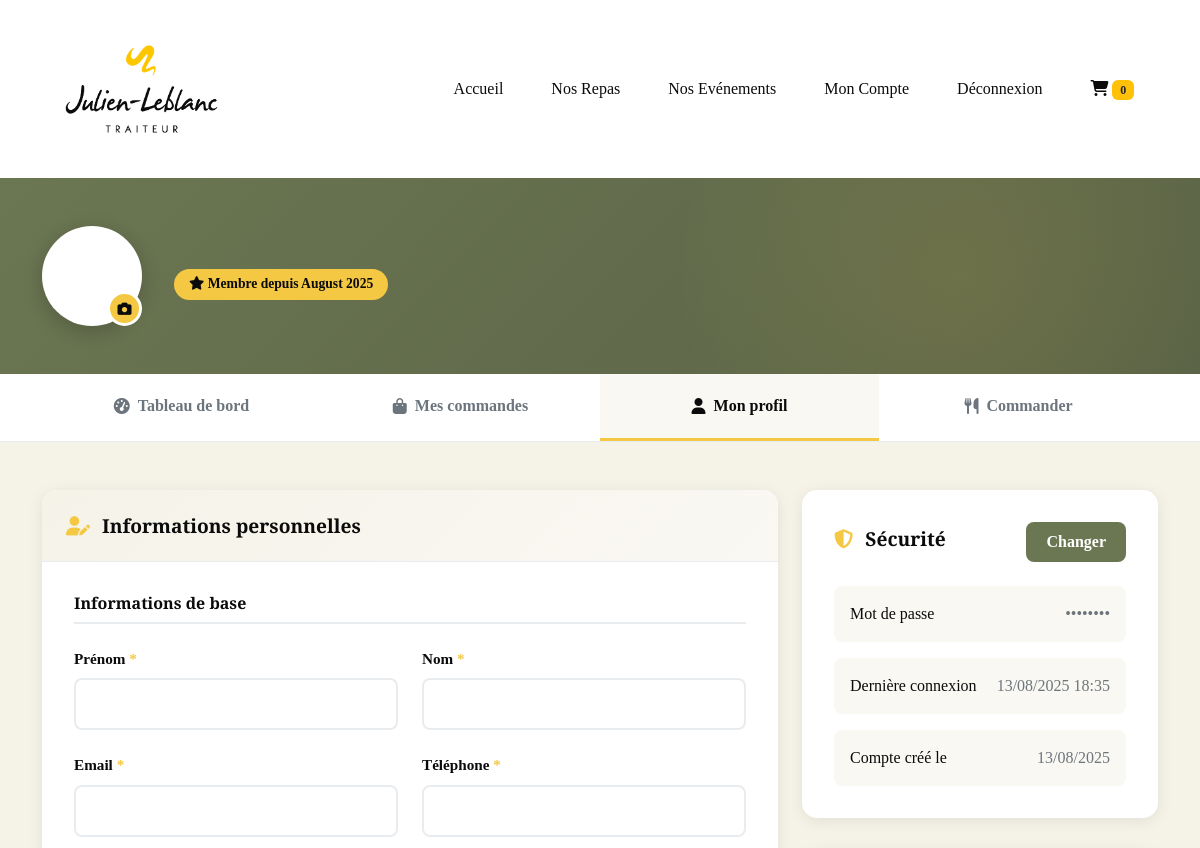
The page /account/profile/ (signed in, upper part) on the database as committed earlier.
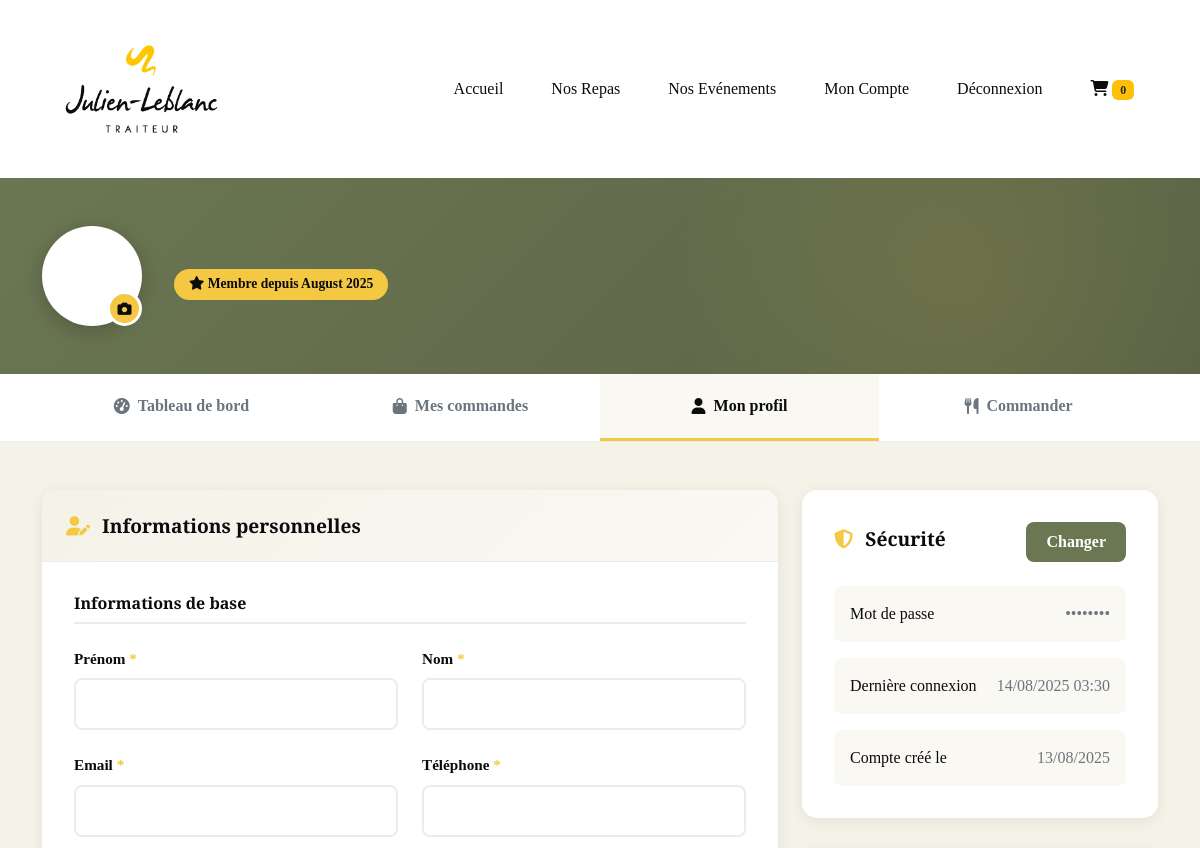
The same page on the database as committed later.
### JLTsite/models.py (models this page shows)
class User(AbstractUser):
    CUSTOMER = 'customer'
    STAFF = 'staff'
    ADMIN = 'admin'
    CHECKLIST_MANAGER = 'checklist_manager'  # NOUVEAU RÔLE
    DELIVERY_MANAGER = 'delivery_manager'  # NOUVEAU
    DELIVERY_DRIVER = 'delivery_driver'
    MAITRE_HOTEL = 'maitre_hotel'
    HEAD_CHEF = 'head_chef'
    DEPARTMENT_CHEF = 'department_chef'
    COOK = 'cook'
    ROLE_CHOICES = [
        (CUSTOMER, 'Client'),
        (STAFF, 'Personnel'),
        (ADMIN, 'Administrateur'),
        (CHECKLIST_MANAGER, 'Checklist'),
        (DELIVERY_MANAGER, 'Responsable Livraison'),  # NOUVEAU
        (DELIVERY_DRIVER, 'Livreur'),
        (MAITRE_HOTEL, 'Maître d\'hôtel'),
        (HEAD_CHEF, 'Chef de cuisine'),
        (DEPARTMENT_CHEF, 'Chef de département'),
        (COOK, 'Cuisinier')
    ]
    role = models.CharField(max_length=20, choices=ROLE_CHOICES, default=CUSTOMER)
    phone = models.CharField(max_length=20, blank=True)
    company = models.CharField(max_length=200, blank=True)
    address = models.TextField(blank=True)
    postal_code = models.CharField(max_length=10, blank=True)
    city = models.CharField(max_length=100, blank=True)
    newsletter = models.BooleanField(default=False)
    email_verified = models.BooleanField(default=False)
    created_at = models.DateTimeField(auto_now_add=True)
    driver_license = models.CharField(max_length=50, blank=True, verbose_name='Permis de conduire')
    vehicle_info = models.CharField(max_length=200, blank=True, verbose_name='Informations véhicule')
    is_available = models.BooleanField(default=True, verbose_name='Disponible')
    groups = models.ManyToManyField(
        'auth.Group',
        related_name='jltsite_users',  # Changed from user_set
        blank=True,
        help_text='The groups this user belongs to.',
        verbose_name='groups',
    )
    user_permissions = models.ManyToManyField(
        'auth.Permission',
        related_name='jltsite_users',  # Changed from user_set
        blank=True,
        help_text='Specific permissions for this user.',
        verbose_name='user permissions',
    )
    class Meta:
        verbose_name = 'Utilisateur'
        verbose_name_plural = 'Utilisateurs'

### JLTsite/views.py (the view)
# urls.py: path('account/profile/', views.customer_profile, name='customer_profile'),
@login_required
def customer_profile(request):
    if request.method == 'POST':
        form = ProfileForm(request.POST, instance=request.user)
        if form.is_valid():
            form.save()
            messages.success(request, 'Votre profil a été mis à jour.')
            return redirect('customer_profile')
    else:
        form = ProfileForm(instance=request.user)
    return render(request, 'JLTsite/customer_profile.html', {'form': form})

### JLTsite/forms.py
class ProfileForm(forms.ModelForm):
    class Meta:
        model = User
        fields = ['first_name', 'last_name', 'email', 'phone',
                 'company', 'address', 'postal_code', 'city', 'newsletter']
        widgets = {
            'first_name': forms.TextInput(attrs={'class': 'form-control'}),
            'last_name': forms.TextInput(attrs={'class': 'form-control'}),
            'email': forms.EmailInput(attrs={'class': 'form-control'}),
            'phone': forms.TextInput(attrs={'class': 'form-control'}),
            'company': forms.TextInput(attrs={'class': 'form-control'}),
            'address': forms.Textarea(attrs={'class': 'form-control', 'rows': 3}),
            'postal_code': forms.TextInput(attrs={'class': 'form-control'}),
            'city': forms.TextInput(attrs={'class': 'form-control'}),
            'newsletter': forms.CheckboxInput(attrs={'class': 'form-check-input'}),
        }

### JLTsite/templates/JLTsite/customer_profile.html (shortened to what the changed rows need)
{% extends 'JLTsite/base.html' %}
{% load static %}
{% block content %}
<section class="profile-header">
    <div class="container">
        <div class="profile-info">
            <div class="profile-details">
                <span class="member-badge">
                    <i class="fas fa-star"></i> Membre depuis {{ user.created_at|date:"F Y" }}
                </span>
            </div>
        </div>
    </div>
</section>
<section class="profile-content">
    <div class="container">
        <div class="row">
            <div class="col-lg-8">
                <div class="profile-form-card">
                    <div class="form-body">
                        <form method="POST" action="{% url 'customer_profile' %}">
                            <div class="form-section">
                                <div class="row">
                                    <div class="col-md-6">
                                        <div class="form-group">
                                            <label for="{{ form.first_name.id_for_label }}" class="form-label">
                                                Prénom <span class="required">*</span>
                                            </label>
                                            {{ form.first_name }}
                                        </div>
                                    </div>
                                    <div class="col-md-6">
                                        <div class="form-group">
                                            <label for="{{ form.last_name.id_for_label }}" class="form-label">
                                                Nom <span class="required">*</span>
                                            </label>
                                            {{ form.last_name }}
                                        </div>
                                    </div>
                                </div>
                                <div class="row">
                                    <div class="col-md-6">
                                        <div class="form-group">
                                            <label for="{{ form.email.id_for_label }}" class="form-label">
                                                Email <span class="required">*</span>
                                            </label>
                                            {{ form.email }}
                                        </div>
                                    </div>
                                    <div class="col-md-6">
                                        <div class="form-group">
                                            <label for="{{ form.phone.id_for_label }}" class="form-label">
                                                Téléphone <span class="required">*</span>
                                            </label>
                                            {{ form.phone }}
                                        </div>
                                    </div>
                                </div>
                            </div>
                        </form>
                    </div>
                </div>
            </div>
            <div class="col-lg-4">
                <div class="security-card">
                    <div class="security-info">
                        <div class="security-item">
                            <span class="security-label">Dernière connexion</span>
                            <span class="security-value">{{ user.last_login|date:"d/m/Y H:i" }}</span>
                        </div>
                        <div class="security-item">
                            <span class="security-label">Compte créé le</span>
                            <span class="security-value">{{ user.created_at|date:"d/m/Y" }}</span>
                        </div>
                    </div>
                </div>
            </div>
        </div>
    </div>
</section>
{% endblock %}

Rows that differ between the two databases and show on the page:
changed User: last_login "13/08/2025 18:35" → "14/08/2025 03:30"
